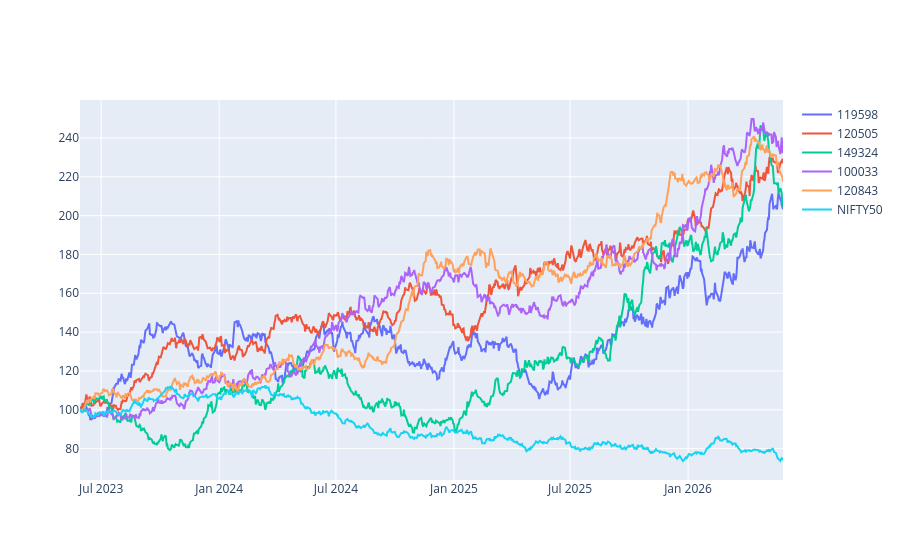

Notebook code cell kept with this figure:
### Code cell
nifty50 = bench_3yr[
    bench_3yr["index_name"]=="NIFTY50"
]

fig.add_trace(
    go.Scatter(
        x=nifty50["date"],
        y=nifty50["normalized_index"],
        mode="lines",
        name="NIFTY50"
    )
)

### Figure 1 — Plotly figure (JSON) as saved in the notebook; plotly's stock layout.template omitted (floating-point values rounded to 4 significant figures; data arrays with more than 128 entries replaced by an {"elided": "..."} marker saying what was removed)
{"data": [{"mode": "lines", "name": "119598", "type": "scatter", "x": {"elided": "785 str values"}, "y": {"elided": "785 float values"}}, {"mode": "lines", "name": "120505", "type": "scatter", "x": {"elided": "785 str values"}, "y": {"elided": "785 float values"}}, {"mode": "lines", "name": "149324", "type": "scatter", "x": {"elided": "785 str values"}, "y": {"elided": "785 float values"}}, {"mode": "lines", "name": "100033", "type": "scatter", "x": {"elided": "785 str values"}, "y": {"elided": "785 float values"}}, {"mode": "lines", "name": "120843", "type": "scatter", "x": {"elided": "785 str values"}, "y": {"elided": "785 float values"}}, {"mode": "lines", "name": "NIFTY50", "type": "scatter", "x": {"elided": "785 str values"}, "y": {"elided": "785 float values"}}], "layout": {}}
